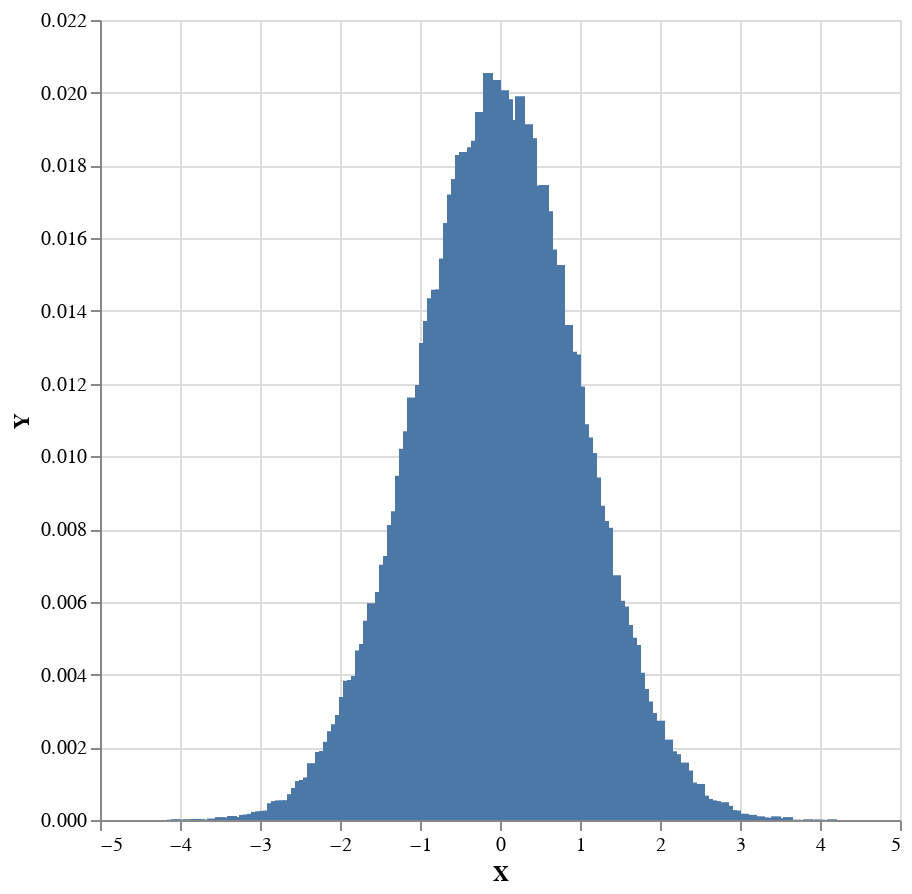

Notebook code for this chart:
### Markdown cell above
We'd like to view a histogram of samples, which in the limit of many samples should tend to the PDF of a normal distribution. Again, we could apply a histogram to the list of samples, but it's nicer to apply a `histogram` function to `multipleDraws`, to define a distribution over histograms from which we'll sample.

### Code cell
sampler $ plot . toEmpirical . toBins 0.05 <$> replicateM 100000 model2

### Figure 1 — Vega-Lite specification as saved in the notebook (floating-point values rounded to 4 significant figures; data arrays with more than 128 entries replaced by an {"elided": "..."} marker saying what was removed)
{"$schema": "https://vega.github.io/schema/vega-lite/v4.json", "data": {"values": {"elided": "158 records"}}, "encoding": {"x": {"field": "X", "type": "quantitative"}, "y": {"field": "Y", "type": "quantitative"}}, "height": 400, "mark": "bar", "width": 400}
